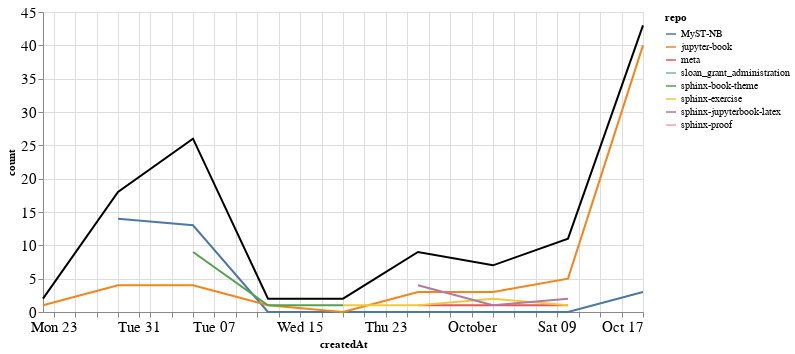

The cell this chart's notebook holds for it:
### Markdown cell above
### Comments

### Code cell
comments_time = comments.groupby('repo').resample('W', on='createdAt').count()['author'].reset_index()
comments_time = comments_time.rename(columns={'author': 'count'})
comments_time_total = comments_time.groupby('createdAt').agg({"count": "sum"}).reset_index()
ch1 = alt.Chart(comments_time, width=600).mark_line().encode(
    x='createdAt',
    y='count',
    color='repo',
    tooltip="repo"
)

ch2 = alt.Chart(comments_time_total, width=600).mark_line(color="black").encode(
    x='createdAt',
    y='count',
)

ch1 + ch2

### Figure 1 — Vega-Lite specification as saved in the notebook (floating-point values rounded to 4 significant figures)
{"config": {"axisLeft": {"labelFontSize": 15}, "axisBottom": {"labelFontSize": 15}}, "layer": [{"data": {"name": "data-924802ec00bfa431500f5c3976e9a6e8"}, "mark": "line", "encoding": {"color": {"type": "nominal", "field": "repo"}, "tooltip": {"type": "nominal", "field": "repo"}, "x": {"type": "temporal", "field": "createdAt"}, "y": {"type": "quantitative", "field": "count"}}, "width": 600}, {"data": {"name": "data-6522b61ff6c19e2f589c5f6145c42501"}, "mark": {"type": "line", "color": "black"}, "encoding": {"x": {"type": "temporal", "field": "createdAt"}, "y": {"type": "quantitative", "field": "count"}}, "width": 600}], "$schema": "https://vega.github.io/schema/vega-lite/v4.8.1.json", "datasets": {"data-924802ec00bfa431500f5c3976e9a6e8": [{"repo": "MyST-NB", "createdAt": "2021-08-29T00:00:00", "count": 14}, {"repo": "MyST-NB", "createdAt": "2021-09-05T00:00:00", "count": 13}, {"repo": "MyST-NB", "createdAt": "2021-09-12T00:00:00", "count": 0}, {"repo": "MyST-NB", "createdAt": "2021-09-19T00:00:00", "count": 0}, {"repo": "MyST-NB", "createdAt": "2021-09-26T00:00:00", "count": 0}, {"repo": "MyST-NB", "createdAt": "2021-10-03T00:00:00", "count": 0}, {"repo": "MyST-NB", "createdAt": "2021-10-10T00:00:00", "count": 0}, {"repo": "MyST-NB", "createdAt": "2021-10-17T00:00:00", "count": 3}, {"repo": "jupyter-book", "createdAt": "2021-08-22T00:00:00", "count": 1}, {"repo": "jupyter-book", "createdAt": "2021-08-29T00:00:00", "count": 4}, {"repo": "jupyter-book", "createdAt": "2021-09-05T00:00:00", "count": 4}, {"repo": "jupyter-book", "createdAt": "2021-09-12T00:00:00", "count": 1}, {"repo": "jupyter-book", "createdAt": "2021-09-19T00:00:00", "count": 0}, {"repo": "jupyter-book", "createdAt": "2021-09-26T00:00:00", "count": 3}, {"repo": "jupyter-book", "createdAt": "2021-10-03T00:00:00", "count": 3}, {"repo": "jupyter-book", "createdAt": "2021-10-10T00:00:00", "count": 5}, {"repo": "jupyter-book", "createdAt": "2021-10-17T00:00:00", "count": 40}, {"repo": "meta", "createdAt": "2021-09-26T00:00:00", "count": 1}, {"repo": "meta", "createdAt": "2021-10-03T00:00:00", "count": 1}, {"repo": "meta", "createdAt": "2021-10-10T00:00:00", "count": 1}, {"repo": "sloan_grant_administration", "createdAt": "2021-10-10T00:00:00", "count": 2}, {"repo": "sphinx-book-theme", "createdAt": "2021-09-05T00:00:00", "count": 9}, {"repo": "sphinx-book-theme", "createdAt": "2021-09-12T00:00:00", "count": 1}, {"repo": "sphinx-book-theme", "createdAt": "2021-09-19T00:00:00", "count": 1}, {"repo": "sphinx-exercise", "createdAt": "2021-09-19T00:00:00", "count": 1}, {"repo": "sphinx-exercise", "createdAt": "2021-09-26T00:00:00", "count": 1}, {"repo": "sphinx-exercise", "createdAt": "2021-10-03T00:00:00", "count": 2}, {"repo": "sphinx-exercise", "createdAt": "2021-10-10T00:00:00", "count": 1}, {"repo": "sphinx-jupyterbook-latex", "createdAt": "2021-09-26T00:00:00", "count": 4}, {"repo": "sphinx-jupyterbook-latex", "createdAt": "2021-10-03T00:00:00", "count": 1}, {"repo": "sphinx-jupyterbook-latex", "createdAt": "2021-10-10T00:00:00", "count": 2}, {"repo": "sphinx-proof", "createdAt": "2021-08-22T00:00:00", "count": 1}], "data-6522b61ff6c19e2f589c5f6145c42501": [{"createdAt": "2021-08-22T00:00:00", "count": 2}, {"createdAt": "2021-08-29T00:00:00", "count": 18}, {"createdAt": "2021-09-05T00:00:00", "count": 26}, {"createdAt": "2021-09-12T00:00:00", "count": 2}, {"createdAt": "2021-09-19T00:00:00", "count": 2}, {"createdAt": "2021-09-26T00:00:00", "count": 9}, {"createdAt": "2021-10-03T00:00:00", "count": 7}, {"createdAt": "2021-10-10T00:00:00", "count": 11}, {"createdAt": "2021-10-17T00:00:00", "count": 43}]}}
